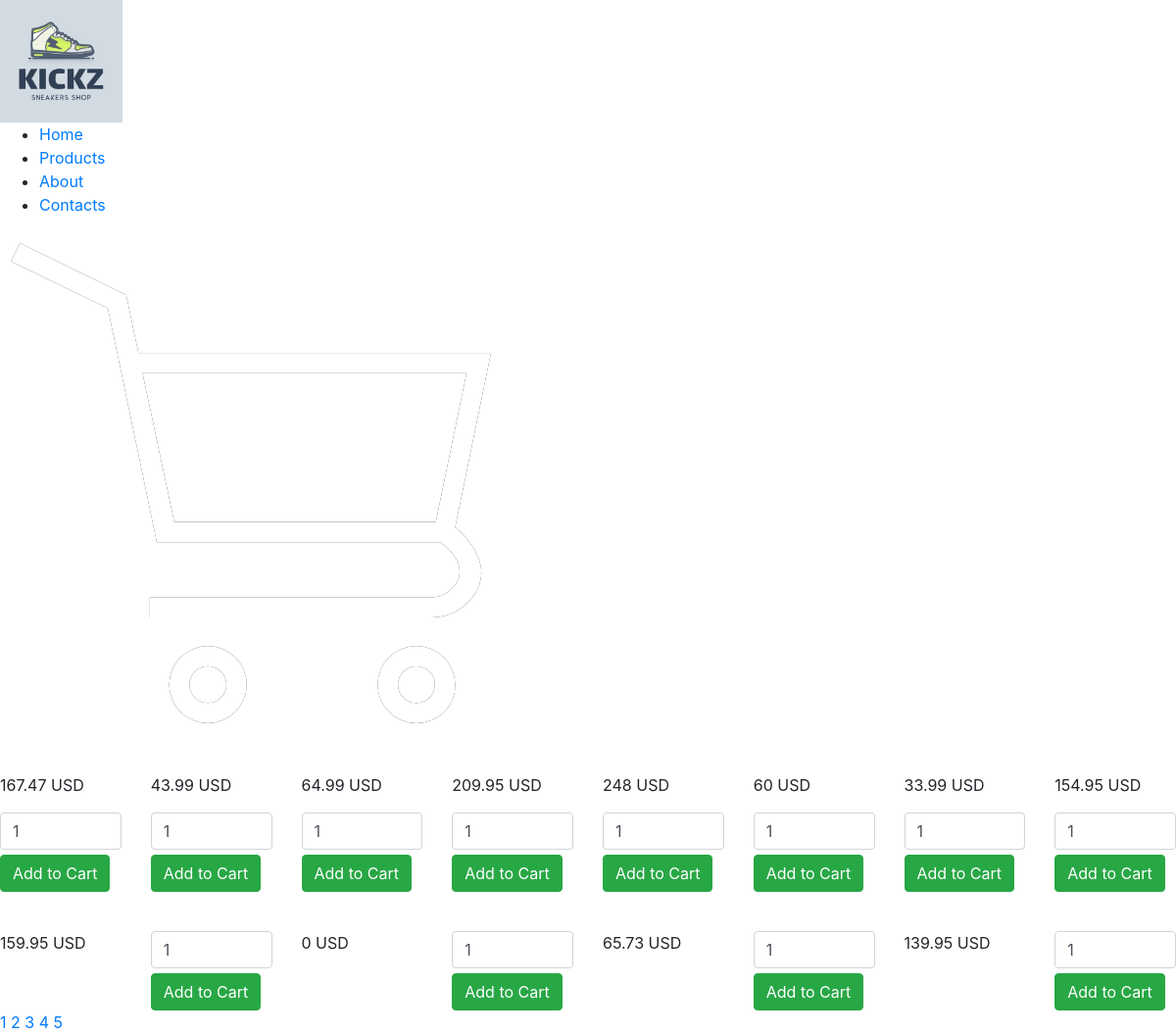
The page /products.php?page=2 on the database its author committed.
### tables this page shows
CREATE TABLE `products` (
  `productID` varchar(60) DEFAULT NULL,
  `brand` varchar(100) DEFAULT NULL,
  `categories` varchar(100) DEFAULT NULL,
  `color` varchar(45) DEFAULT NULL,
  `imageURL` varchar(400) DEFAULT NULL,
  `name_desc` varchar(150) DEFAULT NULL,
  `price` double DEFAULT NULL,
  `currency` varchar(8) DEFAULT NULL,
  `sizes` varchar(45) DEFAULT NULL
);

### includes/pagination.php (the view, shortened to what this page needs)
<?php
    $results_per_page = 12;
    $sql_query = "SELECT * FROM products";
    $result = mysqli_query($conn, $sql_query);
    $number_of_results = mysqli_num_rows($result);
    $number_of_pages = ceil($number_of_results / $results_per_page);
    if (!isset($_GET['page'])) {
        $page = 1;
    }
    else {
        $page = $_GET['page'];
    }
    $this_page_first_result = ($page-1) * $results_per_page;
    $sql_query = "SELECT * FROM products LIMIT " . $this_page_first_result  . ',' . $results_per_page;
    $result = mysqli_query($conn, $sql_query);
    ?>
    <div class="products">
        <div class="row">
            <?php while ($row = mysqli_fetch_array($result)) { ?>
                <div class="col-md prod_block">
                    <form method="post" action="cart.php?action=add&id=<?php echo $row["product_id"]; ?>">
                    <div class="row price_cart">
                        <div class="col-md price">
                            <p> <?php echo $row['price'] . ' ' . $row['currency'] ?> </p>
                        </div>
                        <div class="col-md pag_cart">
                            <input type="text" name="quantity" value="1" class="form-control" />
                            <input type="submit" name="add_to_cart" style="margin-top:5px;" class="btn btn-success" value="Add to Cart" />
                        </div>
                    </div>
                    </form>
                </div>
            <?php } ?>
        </div>
    </div>
    <div class="links">
        <?php
            for ($page=1; $page <= $number_of_pages; ++$page) {
                echo '<a href="products.php?page=' . $page . '">' . $page . '</a> ';
            }
        ?>
    </div>

### rows shown on the page
products: price "167.47", currency "USD"
products: price "43.99", currency "USD"
products: price "64.99", currency "USD"
products: price "209.95", currency "USD"
products: price "248", currency "USD"
products: price "60", currency "USD"
products: price "33.99", currency "USD"
products: price "154.95", currency "USD"
products: price "159.95", currency "USD"
products: price "0", currency "USD"
products: price "65.73", currency "USD"
products: price "139.95", currency "USD"
